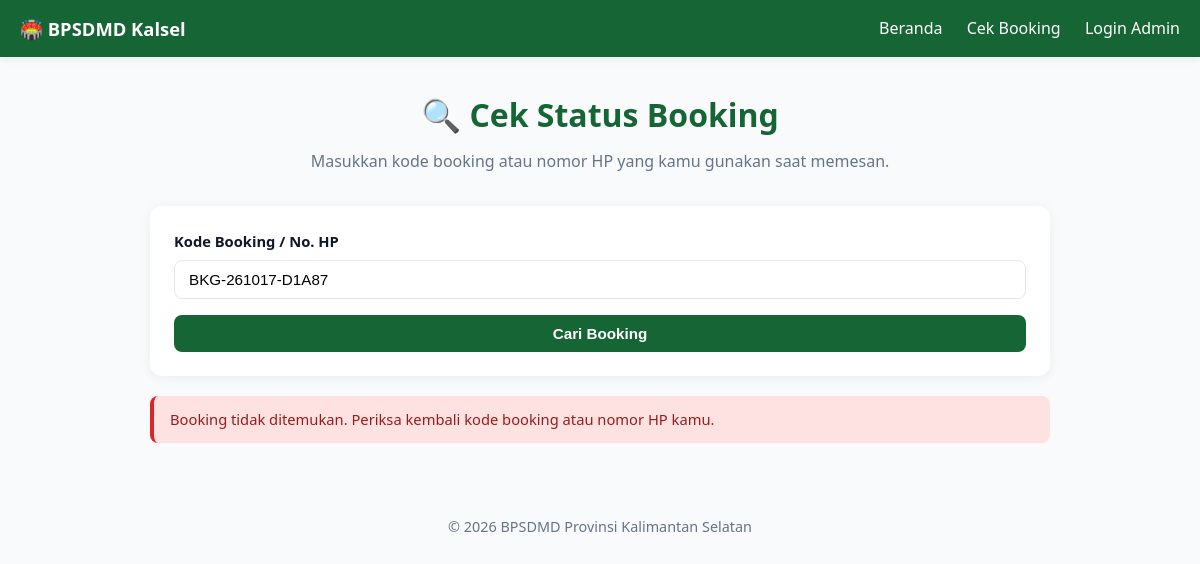
/pages/cek_booking.php?q=BKG-261017-D1A87, run on an earlier commit of the app's database.
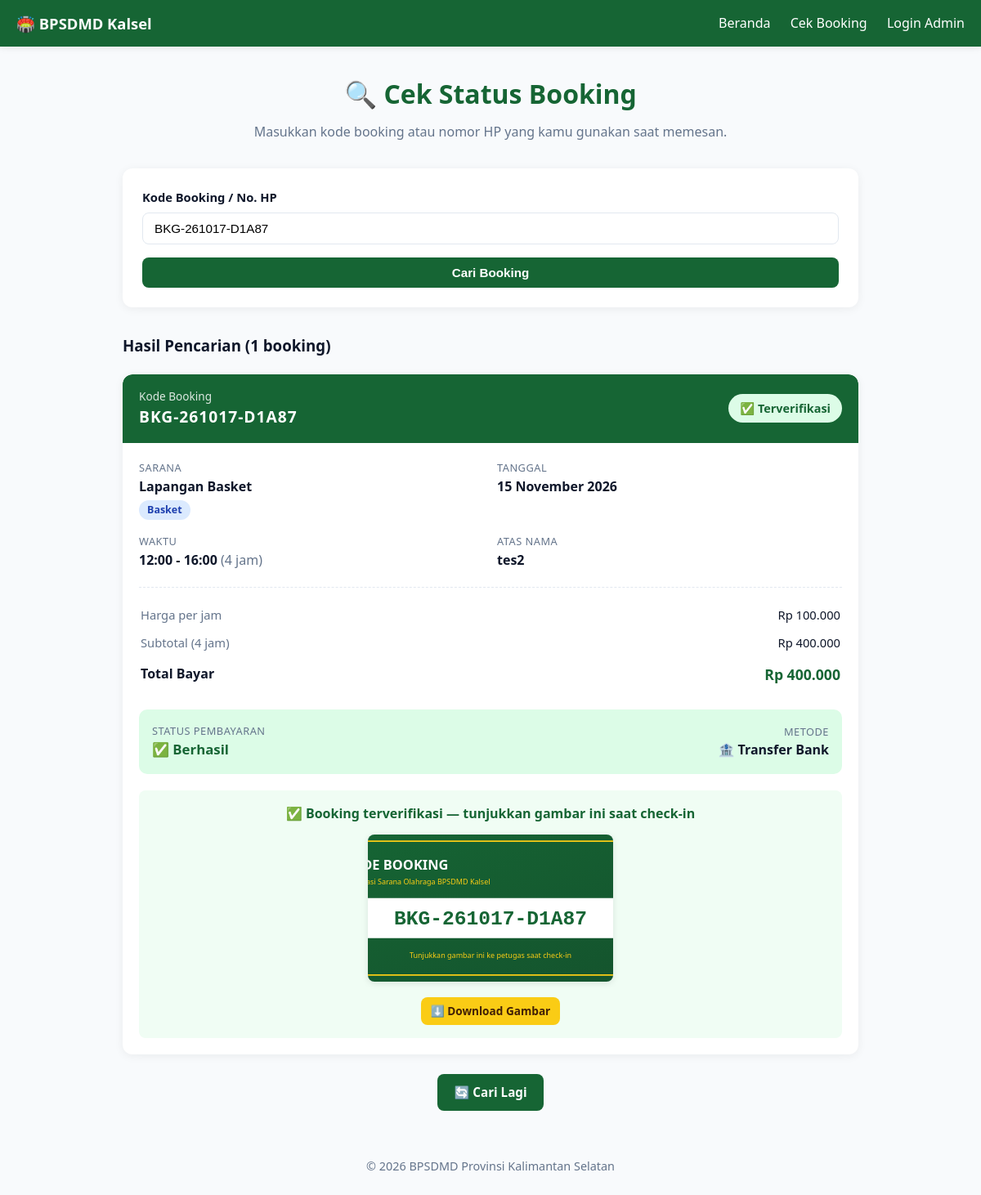
And on a later commit of the database.
### tables this page shows
CREATE TABLE `booking` (
  `id` int(11) NOT NULL,
  `kode_booking` varchar(20) NOT NULL,
  `sarana_id` int(11) NOT NULL,
  `nama_penyewa` varchar(100) NOT NULL,
  `no_hp` varchar(20) NOT NULL,
  `email` varchar(100) DEFAULT NULL,
  `instansi` varchar(150) DEFAULT NULL,
  `tanggal` date NOT NULL,
  `jam_mulai` time NOT NULL,
  `jam_selesai` time NOT NULL,
  `durasi_jam` int(11) NOT NULL,
  `harga_per_jam` decimal(12,2) NOT NULL,
  `subtotal` decimal(12,2) NOT NULL,
  `diskon_id` int(11) DEFAULT NULL,
  `diskon_persen` decimal(5,2) DEFAULT 0.00,
  `total_bayar` decimal(12,2) NOT NULL,
  `metode_pembayaran` enum('tunai','transfer') DEFAULT NULL,
  `status_pembayaran` enum('belum_bayar','menunggu_verifikasi','berhasil','gagal') DEFAULT 'belum_bayar',
  `bukti_transfer` varchar(255) DEFAULT NULL,
  `catatan_pembayaran` text DEFAULT NULL,
  `verified_payment_by` int(11) DEFAULT NULL,
  `verified_payment_at` datetime DEFAULT NULL,
  `status` enum('pending','terverifikasi','ditolak','selesai','batal') DEFAULT 'pending',
  `kode_gambar` varchar(255) DEFAULT NULL,
  `catatan_petugas` text DEFAULT NULL,
  `verified_by` int(11) DEFAULT NULL,
  `verified_at` datetime DEFAULT NULL,
  `created_at` timestamp NOT NULL DEFAULT current_timestamp()
);

CREATE TABLE `sarana` (
  `id` int(11) NOT NULL,
  `nama` varchar(100) NOT NULL,
  `slug` varchar(150) DEFAULT NULL,
  `jenis` varchar(50) DEFAULT NULL,
  `deskripsi` text DEFAULT NULL,
  `kelengkapan` text DEFAULT NULL,
  `harga_per_jam` decimal(12,2) NOT NULL,
  `gambar` varchar(255) DEFAULT NULL,
  `galeri` text DEFAULT NULL,
  `status` enum('tersedia','maintenance') DEFAULT 'tersedia',
  `created_at` timestamp NOT NULL DEFAULT current_timestamp()
);

### includes/functions.php (called while the page is built, shortened)
<?php
function e($str) { return htmlspecialchars($str ?? '', ENT_QUOTES, 'UTF-8'); }
function labelPembayaran($status) {
    $map = [
        'belum_bayar'         => ['#fef3c7', '#92400e', '💵 Belum Bayar'],
        'menunggu_verifikasi' => ['#dbeafe', '#1e40af', '⏳ Menunggu Verifikasi'],
        'berhasil'            => ['#dcfce7', '#166534', '✅ Berhasil'],
        'gagal'               => ['#fee2e2', '#991b1b', '❌ Gagal'],
    ];
    return $map[$status] ?? ['#f1f5f9', '#64748b', $status];
}

### pages/cek_booking.php (the view, shortened to what this page needs)
<?php
require_once __DIR__ . '/../includes/auth.php';
$keyword = trim($_GET['q'] ?? '');
$hasil   = [];
$error   = '';
if ($keyword !== '') {
    $stmt = $conn->prepare("
        SELECT b.*, s.nama AS sarana, s.jenis AS jenis_sarana, s.gambar AS gambar_sarana
        FROM booking b
        JOIN sarana s ON s.id = b.sarana_id
        WHERE b.kode_booking = ? OR b.no_hp = ?
        ORDER BY b.created_at DESC
        LIMIT 20
    ");
    $stmt->bind_param('ss', $keyword, $keyword);
    $stmt->execute();
    $res = $stmt->get_result();
    while ($row = $res->fetch_assoc()) $hasil[] = $row;
    if (empty($hasil)) $error = 'Booking tidak ditemukan. Periksa kembali kode booking atau nomor HP kamu.';
}
require_once __DIR__ . '/../includes/header.php';
?>
<div class="container page" style="max-width:900px;">
  <div style="text-align:center;margin-bottom:32px;">
    <h1 style="color:#166534;margin-bottom:8px;">🔍 Cek Status Booking</h1>
    <p style="color:#64748b;">Masukkan kode booking atau nomor HP yang kamu gunakan saat memesan.</p>
  </div>
  <form method="GET" style="background:#fff;padding:24px;border-radius:12px;box-shadow:0 2px 12px rgba(0,0,0,.06);">
    <div class="form-group">
      <label>Kode Booking / No. HP</label>
      <input type="text" name="q" class="form-control"
             placeholder="Contoh: BKG-261014-A1B2C  atau  081234567890"
             value="<?= e($keyword) ?>" required autofocus>
    </div>
    <button class="btn btn-primary btn-block">Cari Booking</button>
  </form>
  <?php if ($error): ?>
    <div class="alert alert-danger" style="margin-top:20px;"><?= e($error) ?></div>
  <?php endif; ?>
  <?php if (!empty($hasil)): ?>
    <h3 style="margin-top:32px;">Hasil Pencarian (<?= count($hasil) ?> booking)</h3>
    <?php foreach ($hasil as $b): ?>
      <?php
        $statusMap = [
          'pending'       => ['badge-warning', '⏳ Menunggu Verifikasi'],
          'terverifikasi' => ['badge-success', '✅ Terverifikasi'],
          'ditolak'       => ['badge-danger',  '❌ Ditolak'],
          'selesai'       => ['badge-info',    '🎉 Selesai'],
          'batal'         => ['badge-danger',  '🚫 Dibatalkan'],
        ];
        [$badgeClass, $badgeLabel] = $statusMap[$b['status']] ?? ['badge-warning', $b['status']];
        [$pbg, $pcolor, $plabel] = labelPembayaran($b['status_pembayaran'] ?? 'belum_bayar');
        $isTransfer = ($b['metode_pembayaran'] ?? '') === 'transfer';
      ?>
      <div class="card" style="margin-top:20px;padding:0;">
        <div style="display:grid;grid-template-columns:1fr;gap:0;">
          <div style="background:#166534;color:#fff;padding:16px 20px;border-radius:12px 12px 0 0;display:flex;justify-content:space-between;align-items:center;flex-wrap:wrap;gap:8px;">
            <div>
              <div style="font-size:.85rem;opacity:.85;">Kode Booking</div>
              <div style="font-size:1.2rem;font-weight:700;letter-spacing:1px;"><?= e($b['kode_booking']) ?></div>
            </div>
            <span class="badge <?= $badgeClass ?>" style="font-size:.9rem;padding:6px 14px;"><?= $badgeLabel ?></span>
          </div>
          <div style="padding:20px;">
            <div style="display:grid;grid-template-columns:1fr 1fr;gap:16px;">
              <div>
                <div style="font-size:.8rem;color:#64748b;text-transform:uppercase;letter-spacing:.5px;">Sarana</div>
                <div style="font-weight:600;"><?= e($b['sarana']) ?></div>
                <span class="badge badge-info" style="margin-top:4px;"><?= e($b['jenis_sarana']) ?></span>
              </div>
              <div>
                <div style="font-size:.8rem;color:#64748b;text-transform:uppercase;letter-spacing:.5px;">Tanggal</div>
                <div style="font-weight:600;"><?= date('d F Y', strtotime($b['tanggal'])) ?></div>
              </div>
              <div>
                <div style="font-size:.8rem;color:#64748b;text-transform:uppercase;letter-spacing:.5px;">Waktu</div>
                <div style="font-weight:600;">
                  <?= substr($b['jam_mulai'],0,5) ?> - <?= substr($b['jam_selesai'],0,5) ?>
                  <span style="color:#64748b;font-weight:400;">(<?= $b['durasi_jam'] ?> jam)</span>
                </div>
              </div>
              <div>
                <div style="font-size:.8rem;color:#64748b;text-transform:uppercase;letter-spacing:.5px;">Atas Nama</div>
                <div style="font-weight:600;"><?= e($b['nama_penyewa']) ?></div>
              </div>
            </div>
            <div style="margin-top:20px;padding-top:16px;border-top:1px dashed #e2e8f0;">
              <table style="width:100%;font-size:.92rem;">
                <tr>
                  <td style="padding:4px 0;color:#64748b;">Harga per jam</td>
                  <td style="text-align:right;">Rp <?= number_format($b['harga_per_jam'],0,',','.') ?></td>
                </tr>
                <tr>
                  <td style="padding:4px 0;color:#64748b;">Subtotal (<?= $b['durasi_jam'] ?> jam)</td>
                  <td style="text-align:right;">Rp <?= number_format($b['subtotal'],0,',','.') ?></td>
                </tr>
                <tr style="border-top:1px solid #e2e8f0;">
                  <td style="padding:8px 0;font-weight:700;font-size:1rem;">Total Bayar</td>
                  <td style="text-align:right;font-weight:700;font-size:1.1rem;color:#166534;">
                    Rp <?= number_format($b['total_bayar'],0,',','.') ?>
                  </td>
                </tr>
              </table>
            </div>
            <div style="margin-top:20px;padding:16px;background:<?= $pbg ?>;border-radius:10px;">
              <div style="display:flex;justify-content:space-between;align-items:center;flex-wrap:wrap;gap:8px;">
                <div>
                  <div style="font-size:.8rem;color:#64748b;text-transform:uppercase;letter-spacing:.5px;">Status Pembayaran</div>
                  <div style="font-weight:700;color:<?= $pcolor ?>;font-size:1.05rem;"><?= $plabel ?></div>
                </div>
                <div style="text-align:right;">
                  <div style="font-size:.8rem;color:#64748b;text-transform:uppercase;letter-spacing:.5px;">Metode</div>
                  <div style="font-weight:700;">
                    <?= $isTransfer ? '🏦 Transfer Bank' : ($b['metode_pembayaran'] === 'tunai' ? '💵 Tunai' : '—') ?>
                  </div>
                </div>
              </div>
            </div>
            <?php if ($b['status'] === 'terverifikasi' && $b['kode_gambar']): ?>
              <div style="margin-top:20px;text-align:center;background:#f0fdf4;padding:16px;border-radius:8px;">
                <p style="margin-bottom:12px;color:#166534;font-weight:600;">
                  ✅ Booking terverifikasi — tunjukkan gambar ini saat check-in
                </p>
                <img src="<?= BASE_URL . '/' . e($b['kode_gambar']) ?>"
                     style="max-width:300px;border-radius:8px;box-shadow:0 2px 8px rgba(0,0,0,.1);">
                <div style="margin-top:12px;">
                  <a href="<?= BASE_URL . '/' . e($b['kode_gambar']) ?>"
                     download="kode-<?= e($b['kode_booking']) ?>.svg"
                     class="btn btn-accent btn-sm">⬇️ Download Gambar</a>
                </div>
              </div>
            <?php endif; ?>
          </div>
        </div>
      </div>
    <?php endforeach; ?>
    <div style="text-align:center;margin-top:24px;">
      <a href="cek_booking.php" class="btn btn-primary">🔄 Cari Lagi</a>
    </div>
  <?php endif; ?>
</div>
<?php require_once __DIR__ . '/../includes/footer.php'; ?>

### includes/header.php (shortened to what this page needs)
<?php
require_once __DIR__ . '/functions.php';
$base = defined('BASE_URL') ? BASE_URL : '';
?>
<!DOCTYPE html>
<html lang="id">
<head>
<link rel="stylesheet" href="<?= $base ?>/assets/css/style.css">
</head>
<body>
<nav class="navbar">
  <div class="container">
    <a href="<?= $base ?>/index.php" class="brand">🏟️ BPSDMD Kalsel</a>
    <div>
      <a href="<?= $base ?>/index.php">Beranda</a>
      <a href="<?= $base ?>/pages/cek_booking.php">Cek Booking</a>
      <?php if (!empty($_SESSION['user_id'])): ?>
        <?php if ($_SESSION['role'] === 'admin'): ?>
          <a href="<?= $base ?>/pages/admin/dashboard.php">Dashboard</a>
        <?php else: ?>
          <a href="<?= $base ?>/pages/petugas/dashboard.php">Dashboard</a>
        <?php endif; ?>
        <a href="<?= $base ?>/pages/logout.php">Logout (<?= e($_SESSION['nama']) ?>)</a>
      <?php else: ?>
        <a href="<?= $base ?>/pages/login.php">Login Admin</a>
      <?php endif; ?>
    </div>
  </div>
</nav>

### includes/footer.php (shortened to what this page needs)
<footer style="text-align:center;padding:24px;color:#64748b;font-size:.9rem;">
  &copy; <?= date('Y') ?> BPSDMD Provinsi Kalimantan Selatan
</footer>
</body></html>

### assets/css/style.css (style rules this page uses)
:root { --primary:#166534; --primary-dark:#14532d; --accent:#facc15; --bg:#f8fafc; --card:#ffffff; --text:#0f172a; --muted:#64748b; --border:#e2e8f0; --danger:#dc2626; --success:#16a34a; --warning:#f59e0b; }
* { box-sizing:border-box;margin:0;padding:0; }
body { font-family:'Segoe UI',system-ui,sans-serif;background:var(--bg);color:var(--text);line-height:1.6; }
a { color:var(--primary);text-decoration:none; }
.navbar { background:var(--primary);color:#fff;padding:14px 0;box-shadow:0 2px 8px rgba(0,0,0,.08); }
.navbar .container { display:flex;justify-content:space-between;align-items:center; }
.navbar a { color:#fff;margin-left:20px;font-weight:500; }
.navbar .brand { font-weight:700;font-size:1.15rem;margin:0; }
.container { max-width:1200px;margin:0 auto;padding:0 20px; }
.page { padding:32px 0; }
.card { background:var(--card);border-radius:12px;box-shadow:0 2px 12px rgba(0,0,0,.06);overflow:hidden;transition:.2s; }
.card img { width:100%;height:180px;object-fit:cover;background:#e2e8f0; }
.badge { display:inline-block;padding:2px 10px;border-radius:20px;font-size:.78rem;font-weight:600; }
.badge-success { background:#dcfce7;color:#166534; }
.badge-info { background:#dbeafe;color:#1e40af; }
.form-group { margin-bottom:16px; }
.form-group label { display:block;font-weight:600;margin-bottom:6px;font-size:.92rem; }
.form-control { width:100%;padding:10px 14px;border:1px solid var(--border);border-radius:8px;font-size:.95rem;transition:.2s; }
.btn { display:inline-block;padding:10px 20px;border:none;border-radius:8px;font-weight:600;cursor:pointer;font-size:.95rem;transition:.2s; }
.btn-primary { background:var(--primary);color:#fff; }
.btn-accent { background:var(--accent);color:#422006; }
.btn-sm { padding:6px 12px;font-size:.85rem; }
.btn-block { display:block;width:100%;text-align:center; }
.alert { padding:12px 16px;border-radius:8px;margin-bottom:16px;font-size:.92rem; }
.alert-danger { background:#fee2e2;color:#991b1b;border-left:4px solid var(--danger); }

What changed in the data, as far as the page shows it:
added booking: kode_booking "BKG-261017-D1A87", badgeLabel "✅ Terverifikasi", sarana.nama "Lapangan Basket", sarana.jenis "Basket", tanggal "15 November 2026", jam_mulai "12:00", jam_selesai "16:00", durasi_jam "4", nama_penyewa "tes2", harga_per_jam "100.000", subtotal "400.000", total_bayar "400.000", plabel "✅ Berhasil", metode_pembayaran "🏦 Transfer Bank", kode_gambar (picture)
Also different on the page:
count($hasil): (not shown) → "1"
$error: "Booking tidak ditemukan. Periksa kembali kode booking atau nomor HP kamu." → (not shown)
text now shown: "Hasil Pencarian ( booking) 🔄 Cari Lagi"
